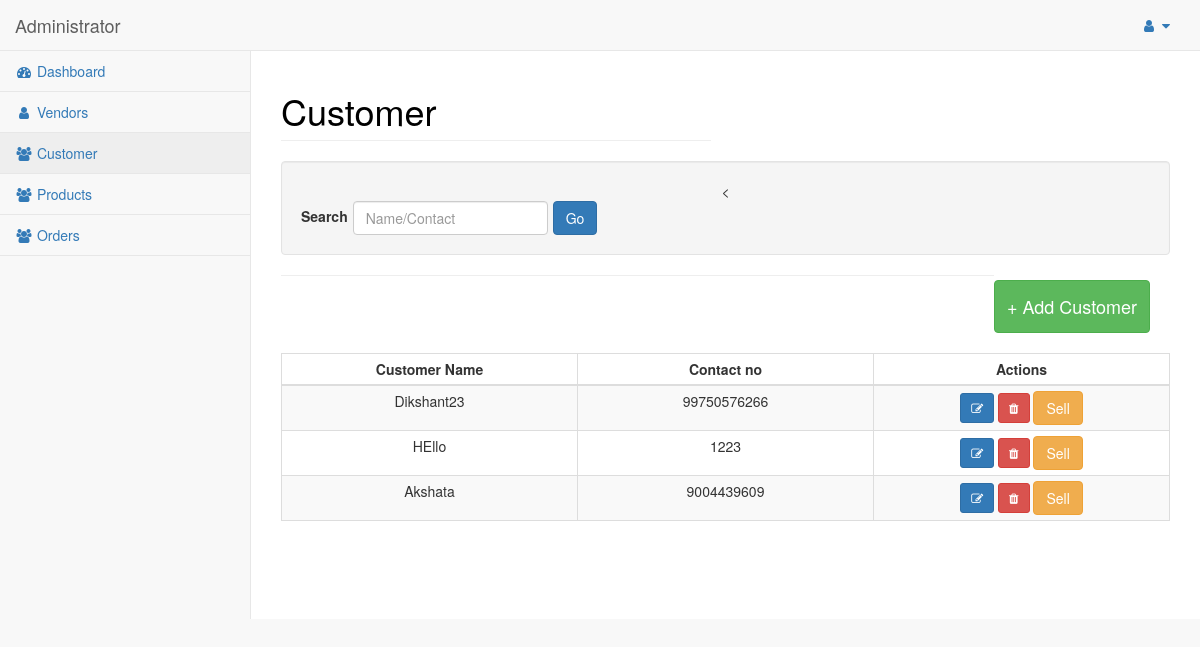
/customer.php (signed in), run on the app's committed database.
### tables this page shows
CREATE TABLE `customer` (
  `customer_id` int(11) NOT NULL,
  `customer_name` varchar(100) NOT NULL,
  `customer_phone` varchar(100) NOT NULL
);

### customer.php (the view, shortened to what this page needs)
<?php
include 'includes/auth_validate.php';
if(isset($_GET['search'])){
$sql = "Select * from customer
        WHERE customer_name LIKE \"%" .$_GET['search'] ."%\"
        OR customer_phone LIKE \"%".$_GET['search']."%\"";
}
else{
$sql = "Select * from customer";
}
try {
    $customers = $con->query($sql);
} catch (Exception $th) {
    echo $th;
}
include('includes/header.php');
?>
<div id="page-wrapper">
    <div class="row">
        <div class="col-lg-6">
            <a href="customers.php">
                <h1 class="page-header " style="color:black;">Customer</h1>
            </a>
        </div>
    </div>
    <div class="well text-center filter-form ce">
        < <form class="form form-inline" style="display:flex" action="">
            <label for=" input_search" style="margin-top:5px">Search</label>
            <input type="text" class="form-control" id="input_search" style="margin-left:5px" name="search"
                placeholder="Name/Contact" value="<?php if(isset($_GET['search_str'])) echo $search_data?>">
            <input type="submit" style="margin-left:5px" value=" Go" class="btn btn-primary">
            </form>
            <a href="add_customer.php" class="btn btn-success"
                style="float: right;margin-top: 45px; margin-bottom: 20px;">
                <h4>+ Add Customer</h4>
            </a>
    </div>
    <hr>
    <table style="text-align:center" class="table table-striped table-bordered table-condensed">
        <thead>
            <tr style="text-align:center">
                <th style="text-align:center" width="15%">Customer Name</th>
                <th style="text-align:center" width="15%">Contact no</th>
                <th style="text-align:center" width="15%">Actions</th>
            </tr>
        </thead>
        <tbody>
            <?php foreach ($customers as $customer): ?>
            <tr>
                <td style="text-align:center"><?php echo $customer["customer_name"]?></td>
                <td style="text-align:center"><?php echo $customer["customer_phone"]?></td>
                <td>
                    <a class="btn btn-primary btn-sm rounded-0" type="button" data-toggle="tooltip" data-placement="top"
                        href="edit_customer.php?id=<?php print_r($customer["customer_id"]) ?> " title="Edit"><i
                            class="fa fa-edit"></i></a>
                    <a class="btn btn-danger btn-sm rounded-0" type="button" data-toggle="tooltip" data-placement="top"
                        href="utils.php?delete_customer=true&id=<?php print_r($customer["customer_id"]) ?> "
                        title="Delete"><i class="fa fa-trash"></i></a>
                    <a class="btn btn-warning" href="sell.php?id= <?php print_r($customer["customer_id"]) ?>">Sell</a>
                </td>
            </tr>
            <?php endforeach; ?>
        </tbody>
    </table>
</div>
<?php include 'includes/footer.php'; ?>

### assets/css/sb-admin-2.css (style rules this page uses)
body { background-color: #f8f8f8; }
#page-wrapper { padding: 0 15px; min-height: 568px; background-color: white; }
@media (min-width: 768px) { #page-wrapper { position: inherit; margin: 0 0 0 250px; padding: 0 30px; border-left: 1px solid #e7e7e7; } }

### data on the page
customer: customer_name "Dikshant23", customer_phone "99750576266"
customer: customer_name "HEllo", customer_phone "1223"
customer: customer_name "Akshata", customer_phone "9004439609"
